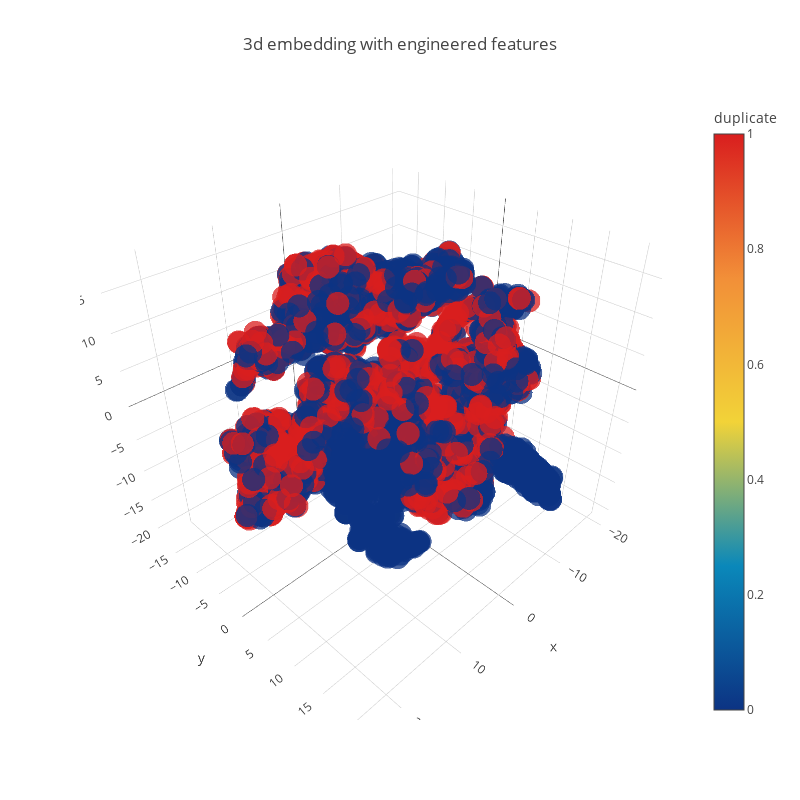

Notebook cell for this chart:
### Code cell
trace1 = go.Scatter3d(
    x=tsne3d[:,0],
    y=tsne3d[:,1],
    z=tsne3d[:,2],
    mode='markers',
    marker=dict(
        sizemode='diameter',
        color = y,
        colorscale = 'Portland',
        colorbar = dict(title = 'duplicate'),
        line=dict(color='rgb(255, 255, 255)'),
        opacity=0.75
    )
)

data=[trace1]
layout=dict(height=800, width=800, title='3d embedding with engineered features')
fig=dict(data=data, layout=layout)
py.iplot(fig, filename='3DBubble')

### Figure 1 — Plotly figure (JSON) as saved in the notebook; plotly's stock layout.template omitted (floating-point values rounded to 4 significant figures; data arrays with more than 128 entries replaced by an {"elided": "..."} marker saying what was removed)
{"data": [{"marker": {"color": {"elided": "5000 int values"}, "colorbar": {"title": {"text": "duplicate"}}, "colorscale": "Portland", "line": {"color": "rgb(255, 255, 255)"}, "opacity": 0.75, "sizemode": "diameter"}, "mode": "markers", "type": "scatter3d", "uid": "31082ab8-9ad9-4640-83e9-e1db1e083fa8", "x": {"elided": "5000 float values"}, "y": {"elided": "5000 float values"}, "z": {"elided": "5000 float values"}}], "layout": {"height": 800, "title": {"text": "3d embedding with engineered features"}, "width": 800}}
